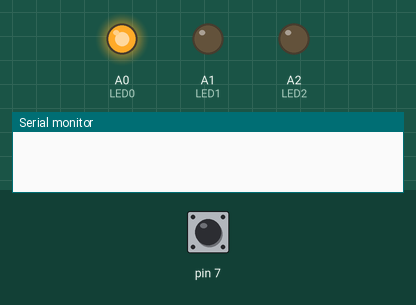
Recording of a sketch running on a simulated Arduino Uno, built with avr-gcc and run on an emulated ATmega328P. Parts: output pins drawn as LEDs (lit = HIGH), the last lines printed to the serial monitor. The test bench sets the inputs (shaded band); at power-on: pin 7 LOW.

Above: at 1.2 s.
1.3 s: pin 7 pulsed HIGH 2 times (0.12 s each, 0.3 s apart)
At 3.0 s:
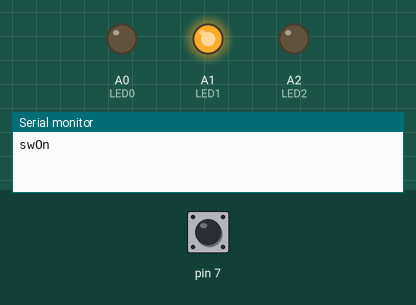
3.4 s: pin 7 pulsed HIGH 5 times (0.12 s each, 0.3 s apart)
At 4.3 s:
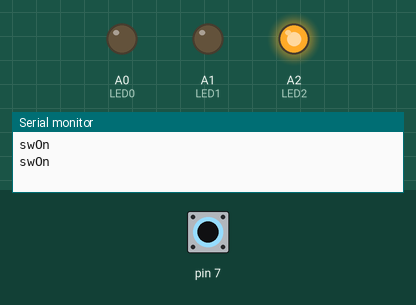
Timing chart, 0 to 6.4 s (numbered marks = the images above; inputs shaded):
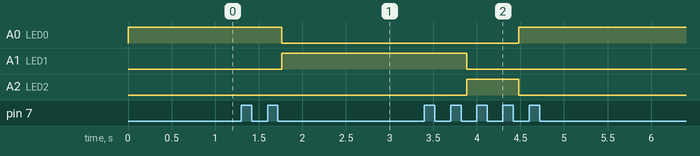

The sketch:

SWITCH_LED_SHIFT2.ino
```cpp
//스위치를 누를 때마다 LED가 한 칸씩 옆으로 이동한다.
//루프 안을 millis를 사용하였다.
#define LED0 A0
#define LED1 A1
#define LED2 A2
int oldSwValue = 0, newSwValue, LedState = 0, Cnt = 0;

void setup() {
  Serial.begin(9600);
  pinMode(7, INPUT);  //스위치
  pinMode(LED0, OUTPUT);  //LED1
  pinMode(LED1, OUTPUT);  //LED2
  pinMode(LED2, OUTPUT);  //LED3
}

void loop() {
    unsigned long Sec1, Sec2;
    newSwValue = digitalRead(7);


    if(oldSwValue != newSwValue) {
        delay(40);
        Sec1 = millis();
        oldSwValue = newSwValue;
        Cnt++;

        if(Cnt >= 4) {
            oldSwValue = newSwValue;
            Sec2 = millis();
            if(Sec2 - Sec1 <= 0.4) {  //채터링 방지
                LedState++;  //LedState의 값을 1씩 증가
                if(LedState >= 3)   LedState = 0;
                Serial.println("swOn");  //스위치가 눌릴 때마다 "SwOn"이 출력된다.
                Sec1 = 0;
                Sec2 = 0;
                Cnt = 0;
            }
            else {
                Sec1 = 0;
                Sec2 = 0;
                Cnt = 0;
            }
        }
    }

    //LED 세 개가 한 칸씩 이동할 수 있도록 하였다.
    if(LedState == 0){
        digitalWrite(LED0, HIGH);
        digitalWrite(LED1, LOW);
        digitalWrite(LED2, LOW);
    }
    else if(LedState == 1){
        digitalWrite(LED0, LOW);
        digitalWrite(LED1, HIGH);
        digitalWrite(LED2, LOW);
    }
    else {
        digitalWrite(LED0, LOW);
        digitalWrite(LED1, LOW);
        digitalWrite(LED2, HIGH);
    }
    delay(40);
}
```

Measured:
- after the input at 1.3 s, A0 (LED0): HIGH → LOW after 0.46 s; A1 (LED1): LOW → HIGH after 0.46 s
- after the input at 3.4 s, A0 (LED0): LOW → HIGH after 1.1 s; A1 (LED1): HIGH → LOW after 0.48 s; A2 (LED2): LOW → HIGH after 0.48 s, → LOW 0.60 s later
